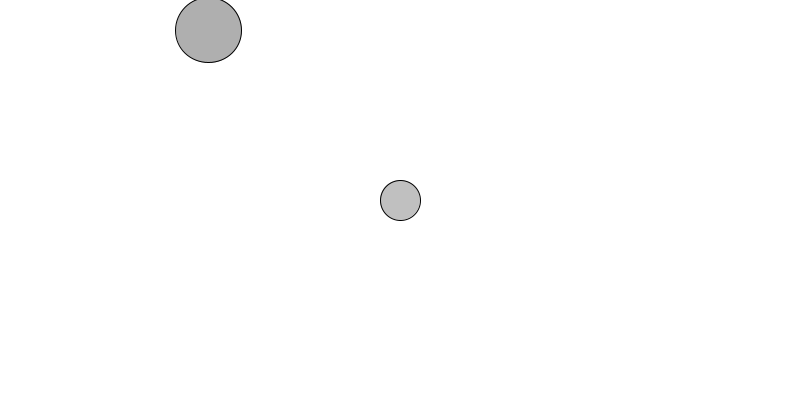
Frame 1 (no input)
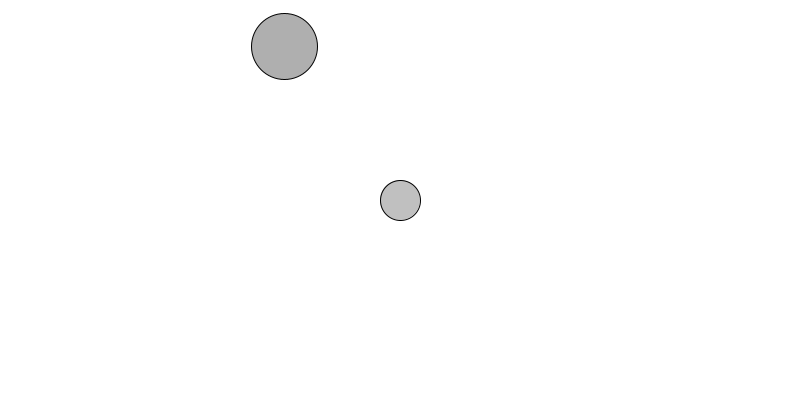
Frame 60 (the mouse pressed at the canvas centre just before this capture)
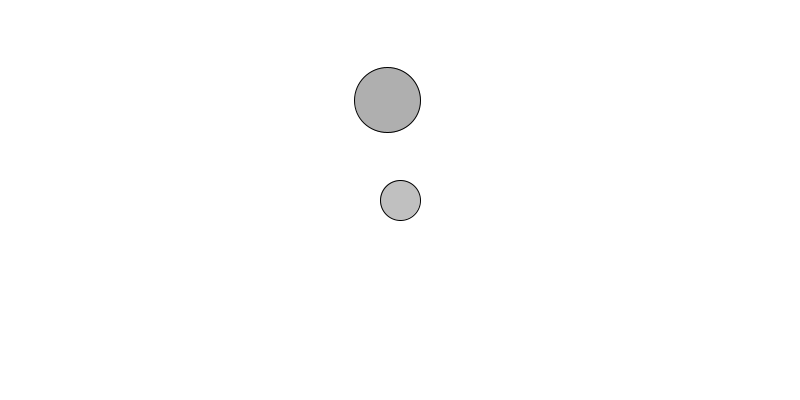
Frame 120 (the mouse held since frame 60 and released just before this capture)

The Processing sketch that drew these frames (run headless with seeded random() and noise(); from frame 60 on, the mouse is pressed at the canvas centre):

// Processing sketch: GravitationalAttraction
// ── GravitationalAttraction.pde
Mover[] movers = new Mover[1];
Attractor attractor;

/* universal gravitational constant */
//float G = 1;

/* densita' del liquido */
//float rho = 0.01;

void setup() {
  size(800, 400);

  for (int i = 0; i < movers.length; i++) {
    movers[i] = new Mover();
  }

  attractor = new Attractor();
}

void draw() {
  background(255);

  attractor.display();

  for (int i = 0; i < movers.length; i++) {
    PVector attractionForce = attractor.attract(movers[i]);
    movers[i].applyMassProportionalForce(attractionForce);

    movers[i].update();
    movers[i].display();
  }
}


// ── Attractor.pde
class Attractor {
  float mass;
  PVector location;
  float G;

  Attractor() {
    location = new PVector(width/2, height/2);
    mass = 20;
    G = 0.4;
  }
  
  Attractor(float mass, PVector location, float G) {
    this.location = location;
    this.mass = mass;
    this.G = G;
  }

  PVector attract(Mover m) {
    PVector force = PVector.sub(location, m.location);
    float distance = force.mag();
    distance = constrain(distance, 5.0, 25.0);

    force.normalize();
    float strength = (G * mass * m.mass) / (distance * distance);
    force.mult(strength);

    System.out.println("Attractor force: " + force);

    return force;
  }

  void display() {
    stroke(0);
    fill(175, 200);
    ellipse(location.x, location.y, mass*2, mass*2);
  }
}


// ── Mover.pde
class Mover {
  PVector location;
  PVector velocity;
  PVector acceleration;
  float mass;

  Mover() {
    mass = random(5, 10);
    //location = new PVector(30, 30);
    location = new PVector(random(width), 30);
    velocity = new PVector(1, 0);
    acceleration = new PVector(0, 0);
  }

  void applyMassProportionalForce(PVector force) {
    PVector f = PVector.div(force, mass);
    acceleration.add(f);
  }

  void applyForce(PVector force) {
    acceleration.add(force);
  }

  void update() {
    velocity.add(acceleration);
    location.add(velocity);

    /* aggiusto la posizione */
    //checkEdges();

    /* azzero l'accelerazione, altrimenti si accumulerebbe ad ogni ciclo */
    acceleration.mult(0);
  }

  void display() {
    stroke(0);
    fill(175);
    ellipse(location.x, location.y, mass * 8, mass * 8);
  }

  void checkEdges() {
    if (location.x > width) {
      location.x = width;
      velocity.x *= -1;
    } 
    else if (location.x < 0) {
      location.x = 0;
      velocity.x *= -1;
    }

    if (location.y > height) {
      location.y = height;
      velocity.y *= -1;
    }
  }
}
